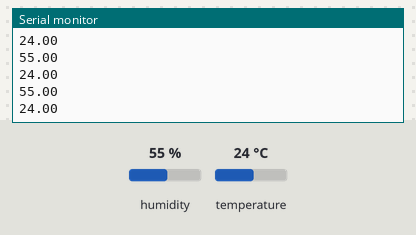
Simulated run of this sketch. Board: Arduino Uno, built with avr-gcc and run on an emulated ATmega328P. Parts: the last lines printed to the serial monitor. Inputs (shaded band) come from the test bench; at power-on: humidity 55 %, temperature 24 °C.

Above: at 2.8 s.
2.9 s: humidity set to 22 %
At 5.5 s:
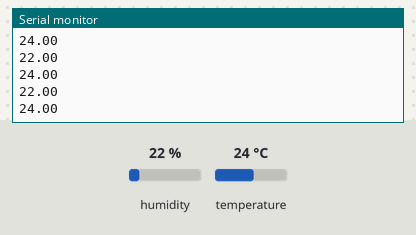
5.6 s: temperature set to 12 °C
At 6.9 s:
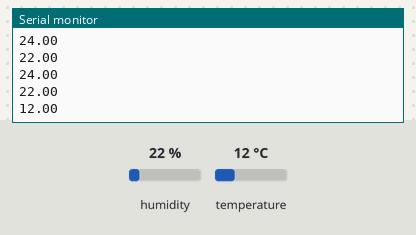
8.3 s: humidity set to 40 %
At 10.0 s:
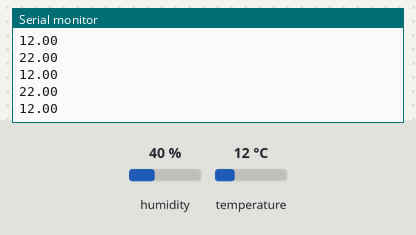
Timing chart, 0 to 11.5 s (numbered marks = the images above; inputs shaded):
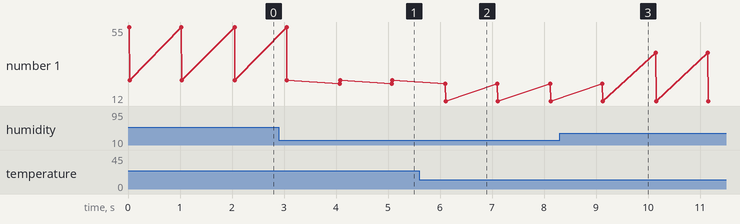

Measured:
- after the input at 2.9 s, the serial monitor: prints a new line after 1.2 s (image 1)
- after the input at 5.6 s, the serial monitor: prints a new line after 0.51 s (image 2)
- plotted number 1: 24 → 12 after the input at 5.6 s

The sketch:

DHT11.ino
```cpp
#include <Arduino.h>
#include "DHT.h"
#define DHTPIN 12
#define DHTTYPE DHT11
DHT dht(DHTPIN, DHTTYPE);

void setup()
{
  Serial.begin(9600);
  dht.begin();
}

void loop()
{
  Serial.println(dht.readHumidity());
  Serial.println(dht.readTemperature());
  delay(1000);
}
```
